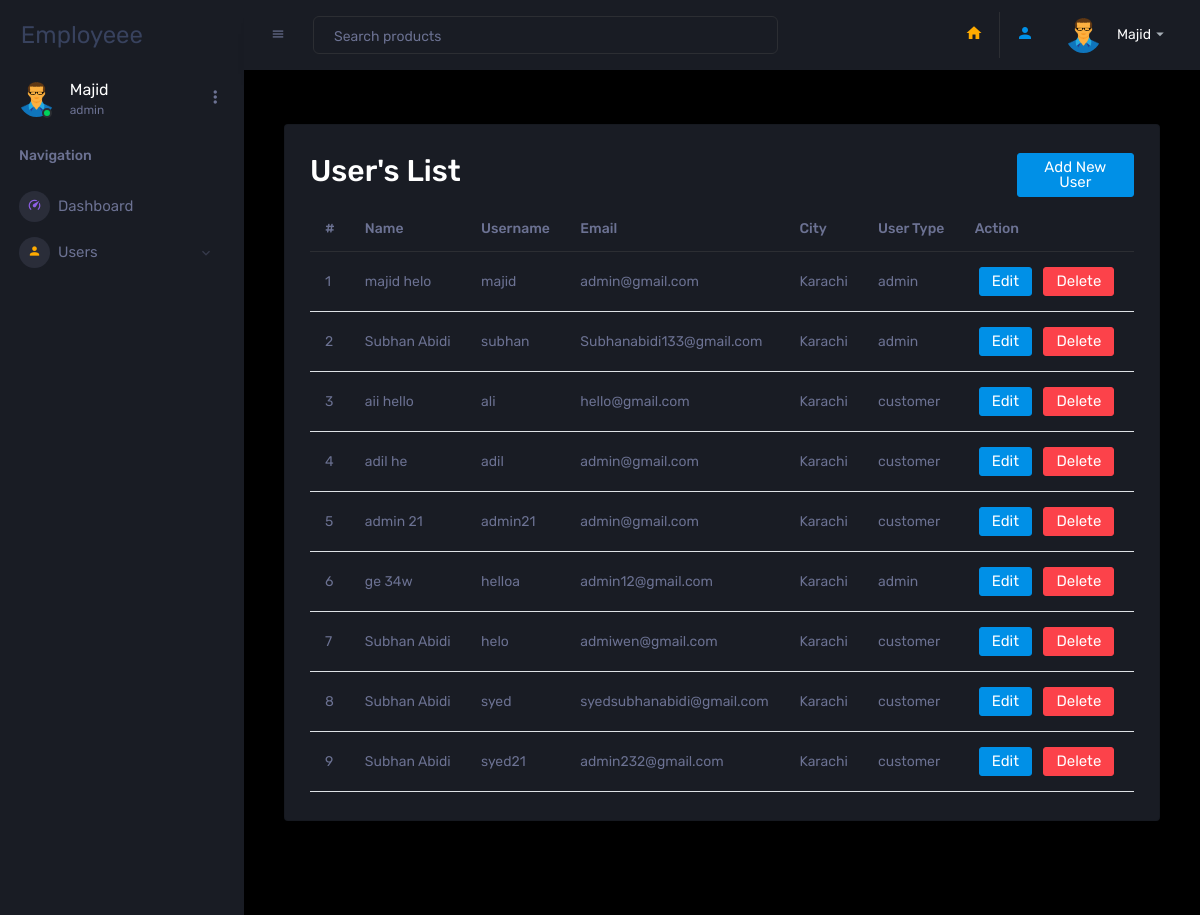
Page /user/list/a/ (signed in) on the committed database.
### users/models.py (models this page shows, shortened)
class MyUser(AbstractUser):
    city = models.CharField(max_length=255)
    user_type = models.CharField(max_length=255, choices=(('admin', 'Admin'), ('customer', 'Customer')))

class Profile(models.Model):
    user = models.OneToOneField(MyUser, on_delete=models.CASCADE)
    image = models.ImageField(default='default.webp', upload_to='images/profile/', null=True, blank=True)

### users/views.py (the view)
# urls.py: path('user/list/a/', views.UserListView.as_view(), name='list'),
class UserListView(MyMixin, ListView):
    model = MyUser
    template_name = 'users/list.html'
    context_object_name = 'data'

### users/views.py (called while the page is built)
    def test_func(self):
        return self.request.user.user_type == 'admin'

### templates/users/list.html
{% extends 'base.html' %}
{% load static %}
{% block content %}
<div class="col-lg-12 grid-margin stretch-card">
  <div class="card">
    <div class="card-body">
      <div class="row">
        <div class="col-md-10">
          <h2 class="card-title">User's List</h2>
        </div>
        <div class="col-md-2">
          <a href="{% url 'user_app:create' %}" class="btn btn-primary">Add New User</a>
        </div>
      </div>
      <div class="table-responsive">
        <table class="table">
          <thead>
            <tr>
              <th>#</th>
              <th>Name</th>
              <th>Username</th>
              <th>Email</th>
              <th>City</th>
              <th>User Type</th>
              <th>Action</th>
            </tr>
          </thead>
          <tbody>
          {% for user in data %}
            <tr>
              <td>{{ forloop.counter }}</td>
              <td>{{ user.first_name }} {{ user.last_name }}</td>
              <td>{{ user.username }}</td>
              <td>{{ user.email }}</td>
              <td>{{ user.city }}</td>
              <td>{{ user.user_type }}</td>
              <td>
                <a href="{% url 'user_app:update' user.id %}" class="btn btn-primary mx-1">Edit</a>
                <a href="{% url 'user_app:delete' user.id %}" class="btn btn-danger mx-1">Delete</a>
              </td>
            </tr>
          {% endfor %}
          </tbody>
        </table>
      </div>
    </div>
  </div>
</div>
{% endblock content %}

### templates/partials/sidebar.html (shortened to what this page needs)
{% load static %}
<nav class="sidebar sidebar-offcanvas" id="sidebar">
    <div class="sidebar-brand-wrapper d-none d-lg-flex align-items-center justify-content-center fixed-top">
        <a class="sidebar-brand brand-logo" href="{% url 'user_app:home' %}"> Employeee</a>
    </div>
    <ul class="nav">
        <li class="nav-item profile">
            <div class="profile-desc">
                <div class="profile-pic">
                    <div class="count-indicator">
                        <img alt="" class="img-xs rounded-circle " src="{{ user.profile.image.url }}">
                        <span class="count bg-success"></span>
                    </div>
                    <div class="profile-name">
                        <h5 class="mb-0 font-weight-normal">{{ user.username | capfirst }}</h5>
                        <span>{{ user.user_type }}</span>
                    </div>
                </div>
                <a data-toggle="dropdown" href="#" id="profile-dropdown"><i class="mdi mdi-dots-vertical"></i></a>
            </div>
        </li>
        <li class="nav-item nav-category">
            <span class="nav-link">Navigation</span>
        </li>
        <li class="nav-item menu-items">
            <a class="nav-link" href="{% url 'user_app:home' %}">
              <span class="menu-icon">
                <i class="mdi mdi-speedometer"></i>
              </span>
                <span class="menu-title">Dashboard</span>
            </a>
        </li>
        <li class="nav-item menu-items">
            <a aria-controls="ui-basic" aria-expanded="false" class="nav-link" data-toggle="collapse" href="#ui-basic">
              <span class="menu-icon">
                <i class="mdi mdi-account"></i>
              </span>
                <span class="menu-title">Users</span>
                <i class="menu-arrow"></i>
            </a>
        </li>
    </ul>
</nav>

### templates/partials/navbar.html (shortened to what this page needs)
{% load static %}
<nav class="navbar p-0 fixed-top d-flex flex-row">
    <div class="navbar-menu-wrapper flex-grow d-flex align-items-stretch">
        <button class="navbar-toggler navbar-toggler align-self-center" data-toggle="minimize" type="button">
            <span class="mdi mdi-menu"></span>
        </button>
        <ul class="navbar-nav w-100">
            <li class="nav-item w-100">
                <form class="nav-link mt-2 mt-md-0 d-none d-lg-flex search">
                    <input class="form-control" placeholder="Search products" type="text">
                </form>
            </li>
        </ul>
        <ul class="navbar-nav navbar-nav-right">
            <li class="nav-item nav-settings d-none d-lg-block">
                <a class="nav-link" href="{% url 'user_app:home' %}">
                    <i class="mdi mdi-home text-warning"></i>
                </a>
            </li>
            <li class="nav-item nav-settings d-none d-lg-block border-left">
                <a class="nav-link" href="{% url 'user_app:profile' user.id %}">
                    <i class="mdi mdi-account text-primary"></i>
                </a>
            </li>
            <li class="nav-item dropdown">
                <a class="nav-link" data-toggle="dropdown" href="#" id="profileDropdown">
                    <div class="navbar-profile">
                        <img alt="" class="img-xs rounded-circle" src="{{ user.profile.image.url }}">
                        <p class="mb-0 d-none d-sm-block navbar-profile-name">{{ user.username | capfirst }}</p>
                        <i class="mdi mdi-menu-down d-none d-sm-block"></i>
                    </div>
                </a>
            </li>
        </ul>
    </div>
</nav>

### rows in the picture
MyUser: profile.image (placeholder picture), username "Majid", user_type "admin", first_name "majid", last_name "helo", username "majid", email "admin@gmail.com", city "Karachi"
MyUser: first_name "Subhan", last_name "Abidi", username "subhan", email "Subhanabidi133@gmail.com", city "Karachi", user_type "admin"
MyUser: first_name "aii", last_name "hello", username "ali", email "hello@gmail.com", city "Karachi", user_type "customer"
MyUser: first_name "adil", last_name "he", username "adil", email "admin@gmail.com", city "Karachi", user_type "customer"
MyUser: first_name "admin", last_name "21", username "admin21", email "admin@gmail.com", city "Karachi", user_type "customer"
MyUser: first_name "ge", last_name "34w", username "helloa", email "admin12@gmail.com", city "Karachi", user_type "admin"
MyUser: first_name "Subhan", last_name "Abidi", username "helo", email "admiwen@gmail.com", city "Karachi", user_type "customer"
MyUser: first_name "Subhan", last_name "Abidi", username "syed", email "syedsubhanabidi@gmail.com", city "Karachi", user_type "customer"
MyUser: first_name "Subhan", last_name "Abidi", username "syed21", email "admin232@gmail.com", city "Karachi", user_type "customer"
